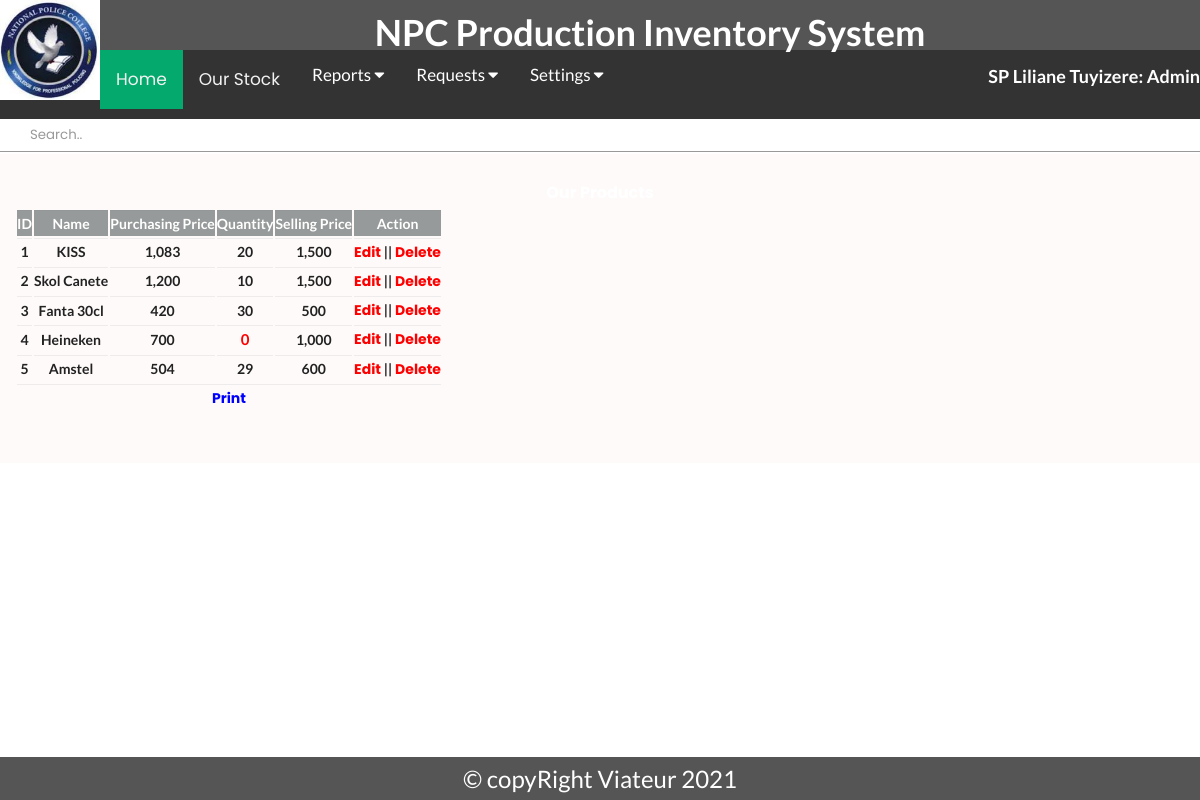
The app's page /Admin/VIP/Ourstock.php (signed in) with its own data.
### tables this page shows
CREATE TABLE IF NOT EXISTS `products` (
  `productId` int NOT NULL AUTO_INCREMENT,
  `productName` varchar(25) NOT NULL,
  `purchasingPrice` decimal(65,0) NOT NULL,
  `sellingPrice` decimal(65,0) NOT NULL,
  `balance` int NOT NULL,
  `location` varchar(255) NOT NULL,
  PRIMARY KEY (`productId`)
);

### Admin/VIP/Ourstock.php (the view, shortened to what this page needs)
<?php
  include("menu.php");
?>
<div class="topnav" id="myTopnav">
 <form method="post" action="Ourstock_Search.php">
      <input type="text" placeholder="Search.." name="search" style="margin-top: 10px;" class="search">
    </form>
</div>
<div class="contents">
<div>
            <div class="main-content-inner">
                <br>
                <h4 class="heading">Our Products</h4>
                <div >
                                <div class="single-table">
                                    <div class="table-responsive">
                                        <table class="table text-dark text-center" id="styled-table">
                                            <thead class="text-uppercase">
                                                <tr class="table-active">
                                                    <th scope="col">ID</th>
                                                    <th scope="col">Name</th>
                                                    <th scope="col">Purchasing Price</th>
                                                    <th scope="col">Quantity</th>
                                                    <th scope="col">Selling Price</th>
                                                    <th scope="col">Action</th>
                                                </tr>
                                            </thead>
                                            <tbody>
      <?php
               include('../../config.php');
               $sql = "SELECT * FROM products WHERE location='VIP'";
               $result = $db->query($sql);
          $count=0;
               if ($result -> num_rows >  0) {
                 while ($row = $result->fetch_assoc())
         {
            $count=$count+1;
                   ?>
                   <tr class="database-data">
                  <th><?php echo $count ?></th>
                      <th><?php echo $row["productName"] ?></th>
                      <th><?php echo number_format($row["purchasingPrice"])  ?></th>
                      <th><?php if($row["balance"]=='0'){ echo"<p style='color:red'>" .$row["balance"]."</p>";} else{echo $row["balance"];}  ?></th>
                      <th><?php echo number_format($row["sellingPrice"])  ?></th>
            <th><a href="edit.php?id=<?php echo $row["productId"] ?>"><font color="red"> Edit</font></a> ||<a href="delete.php?id=<?php echo $row["productId"] ?>"><font color="red"> Delete</font></a></th>
                    </tr>
            <?php
                 }
                 ?>
                 <tr class="database-data"><th colspan="6" >
               <a href="Stock_Print.php" ><font color="blue"> Print</font></a>
                </th> </tr>
               <?php
               }
else{
                ?>
                <tr class="database-data" style='font-size:24px;font-weight: bold;color: red;'> <th colspan="8">No products in stock</th></tr>
                <?php
}
            ?>
                                            </tbody>
                                        </table>
                                    </div>
                                </div>
</body>
</html>

### css/css/style3.css (style rules this page uses)
body { margin: 0; padding: 0; font-family: sans-serif; background-attachment: fixed; background-position: center; }
input, select, textarea { outline: none; appearance: unset !important; -moz-appearance: unset !important; -webkit-appearance: unset !important; -o-appearance: unset !important; -ms-appearance: unset !important; }
p { margin-bottom: 0px; font-size: 15px; color: #777; }
body { font-size: 13px; line-height: 1.8; color: #222; background: #f8f8f8; font-weight: 400; font-family: Poppins; }
.signin-form, { width: 50%; overflow: hidden; }
input { width: 100%; display: block; border: none; border-bottom: 1px solid #999; padding: 6px 30px; font-family: Poppins; box-sizing: border-box; }
.contents { margin-top: 2px; width: 100%; height: auto; text-align: center; }
.table-active { background-color: #979A9A; text-align: center; color: #fff; border-left: 1px solid #fff; border-right: 1px solid #fff; }
.main-content-inner { background-color: #fffafa; }
.heading { font-size: 16px; color: #fff; }
.database-data { border: 1px solid #fff; }

### assets/css/styles.css (style rules this page uses)
.main-content-inner { padding: 0 30px 50px; }
.single-table .table { margin-bottom: 0; }
table tr th { border-bottom: none; }
table tr th, table tr td { border-top: 1px solid rgba(120, 130, 140, 0.13) !important; }

### assets/css/responsive.css (style rules this page uses)
@media (min-width: 1200px) and (max-width: 1364px) { .main-content-inner { padding: 0 15px 50px; } }

### Admin/VIP/menu.php (style rules this page uses)
body { margin:0;font-family:Arial }
.topnav { overflow: hidden; background-color: #333; }

### records on screen
products: productName "KISS", purchasingPrice "1,083", balance "20", sellingPrice "1,500"
products: productName "Skol Canete", purchasingPrice "1,200", balance "10", sellingPrice "1,500"
products: productName "Fanta 30cl", purchasingPrice "420", balance "30", sellingPrice "500"
products: productName "Heineken", purchasingPrice "700", balance "0", sellingPrice "1,000"
products: productName "Amstel", purchasingPrice "504", balance "29", sellingPrice "600"

### other values on screen
$_SESSION['first_name'] "SP Liliane"
$_SESSION['last_name'] "Tuyizere"
$_SESSION['role'] "Admin"
